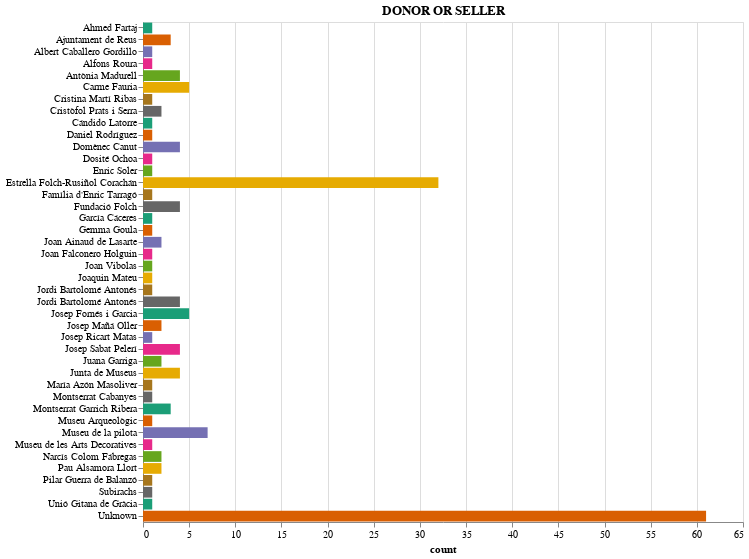

Source (notebook cell):
### Code cell
# This plot shows the names of the donors or sellers who have contributed to the MEB collection.
# In the x axis, we can check how many handcrafts each one has donated, sold or temporarily given to the museum.

don_chart

### Figure 1 — Vega-Lite specification as saved in the notebook (floating-point values rounded to 4 significant figures)
{"config": {"view": {"continuousWidth": 400, "continuousHeight": 300}}, "data": {"name": "data-a98534f3a77f050938add4de897c338d"}, "mark": "bar", "encoding": {"color": {"field": "index", "legend": null, "scale": {"scheme": "dark2"}, "type": "nominal"}, "x": {"field": "count", "type": "quantitative"}, "y": {"field": "index", "title": "", "type": "nominal"}}, "height": 500, "title": "DONOR OR SELLER", "width": 600, "$schema": "https://vega.github.io/schema/vega-lite/v4.17.0.json", "datasets": {"data-a98534f3a77f050938add4de897c338d": [{"index": "Unknown", "count": 61}, {"index": "Estrella Folch-Rusiñol Corachán", "count": 32}, {"index": "Museu de la pilota", "count": 7}, {"index": "Josep Fornés i Garcia", "count": 5}, {"index": "Carme Fauria", "count": 5}, {"index": "Antònia Madurell ", "count": 4}, {"index": "Domènec Canut", "count": 4}, {"index": "Jordi Bartolomé Antonés ", "count": 4}, {"index": "Junta de Museus", "count": 4}, {"index": "Fundació Folch", "count": 4}, {"index": "Josep Sabat Pelerí", "count": 4}, {"index": "Ajuntament de Reus", "count": 3}, {"index": "Montserrat Garrich Ribera ", "count": 3}, {"index": "Joan Ainaud de Lasarte", "count": 2}, {"index": "Pau Alsamora Llort", "count": 2}, {"index": "Narcís Colom Fábregas", "count": 2}, {"index": "Cristòfol Prats i Serra", "count": 2}, {"index": "Juana Garriga", "count": 2}, {"index": "Josep Mañá Oller", "count": 2}, {"index": "Pilar Guerra de Balanzó", "count": 1}, {"index": "Gemma Goula", "count": 1}, {"index": "Joan Falconero Holguin ", "count": 1}, {"index": "Ahmed Fartaj", "count": 1}, {"index": "García Cáceres ", "count": 1}, {"index": "María Azón Masoliver", "count": 1}, {"index": "Cándido Latorre", "count": 1}, {"index": "Albert Caballero Gordillo ", "count": 1}, {"index": "Jordi Bartolomé Antonés", "count": 1}, {"index": "Enric Soler", "count": 1}, {"index": "Família d'Enric Tarragó", "count": 1}, {"index": "Cristina Martí Ribas", "count": 1}, {"index": "Unió Gitana de Gràcia ", "count": 1}, {"index": "Dosité Ochoa", "count": 1}, {"index": "Daniel Rodríguez", "count": 1}, {"index": "Museu Arqueològic", "count": 1}, {"index": "Joan Vibolas", "count": 1}, {"index": "Joaquin Mateu", "count": 1}, {"index": "Montserrat Cabanyes", "count": 1}, {"index": "Museu de les Arts Decoratives", "count": 1}, {"index": "Subirachs", "count": 1}, {"index": "Josep Ricart Matas ", "count": 1}, {"index": "Alfons Roura", "count": 1}]}}
